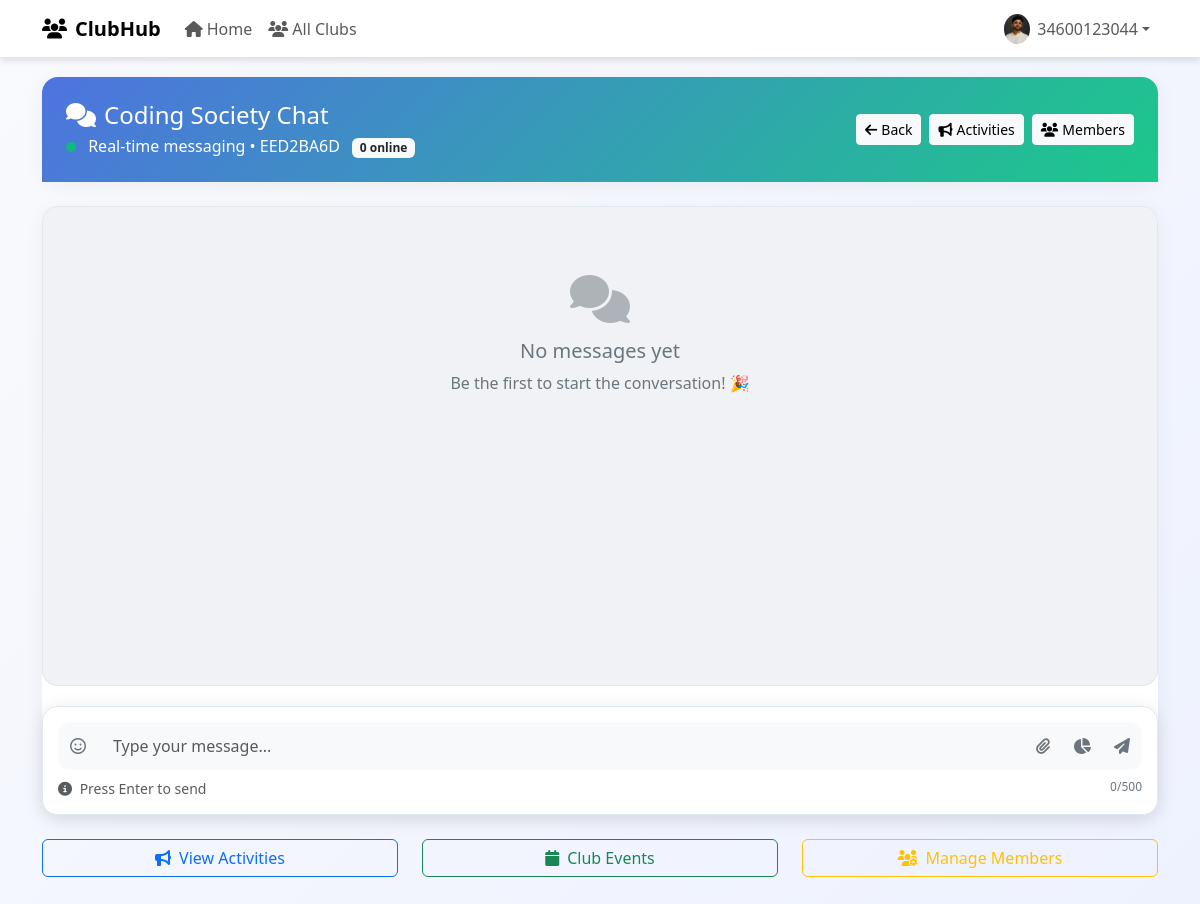
/clubs/EED2BA6D/chat/ (signed in), run on the app's committed database.
### account/models.py (models this page shows, shortened)
class User(AbstractUser):
    ROLE_CHOICES = [
        ('admin', 'Admin'),
        ('management', 'Management'),
        ('hod', 'Head of Department'),
        ('teacher', 'Teacher'),
        ('student', 'Student'),
    ]
    role = models.CharField(max_length=20, choices=ROLE_CHOICES)
    department = models.ForeignKey(Department, on_delete=models.SET_NULL, null=True, blank=True)
    semester = models.ForeignKey(Semester, on_delete=models.SET_NULL, null=True, blank=True)
    accessible_batches = models.ManyToManyField(Semester, blank=True, related_name="teachers")

### student/models.py (models this page shows, shortened)
class Student(models.Model):
    user = models.OneToOneField(
        settings.AUTH_USER_MODEL,
        on_delete=models.CASCADE,
        related_name="student_profile"
    )
    profile_image = models.ImageField(
        upload_to="student_profiles/",
        default='student_profiles/default_image.jpg',
    )
    phone_number = models.CharField(max_length=15, blank=True, null=True)
    session = models.CharField(max_length=20, blank=True, null=True)
    aap_id = models.CharField(max_length=50, blank=True, null=True)
    registration_number = models.CharField(max_length=50, blank=True, null=True)
    roll_no = models.CharField(max_length=20, blank=True, null=True)
    address = models.TextField(blank=True, null=True)

### club/models.py (models this page shows, shortened)
class Club(models.Model):
    name = models.CharField(max_length=255)
    unique_id = models.CharField(max_length=12, unique=True, editable=False)  # invite code
    description = models.TextField(blank=True, null=True)
    created_by = models.ForeignKey(User, on_delete=models.CASCADE, related_name="clubs_created")
    created_at = models.DateTimeField(auto_now_add=True)

### club/views.py (the view)
# urls.py: path("<str:unique_id>/chat/", views.club_chat, name="club_chat"),
@login_required
def club_chat(request, unique_id):
    club = get_object_or_404(Club, unique_id=unique_id)
    membership = ClubMember.objects.filter(
        club=club, user=request.user, status="active"
    ).first()
    if not membership:
        messages.error(request, "🚫 You must be a member to access the chat.")
        return redirect("club:club_detail", unique_id=unique_id)
    return render(request, "club/chat.html", {
        "club": club,
        "membership": membership,
        "firebase_chat_enabled": True,
    })

### account/context_processors.py (called while the page is built)
def profile_context(request):
    if request.user.is_authenticated and hasattr(request.user, "teacherprofile"):
        return {"profile": request.user.teacherprofile}
    return {}

### shop/context_processors.py (called while the page is built)
def shop_counts(request):
    if not request.user.is_authenticated:
        return {}
    cart_count = CartItem.objects.filter(user=request.user).count()
    seller_pending_count = Order.objects.filter(
        product__seller=request.user,
        status='REQUESTED'
    ).count()
    total_count = cart_count + seller_pending_count
    return {
        'cart_count': cart_count,
        'seller_pending_count': seller_pending_count,
        'shop_total_count': total_count,
    }

### templates/club/chat.html (shortened to what this page needs)
<!DOCTYPE html>
<html lang="en">
<head>
  <link href="https://cdnjs.cloudflare.com/ajax/libs/bootstrap/5.3.0/css/bootstrap.min.css" rel="stylesheet">
  <link href="https://cdnjs.cloudflare.com/ajax/libs/font-awesome/6.4.0/css/all.min.css" rel="stylesheet">
</head>
<body>
  <nav class="navbar navbar-expand-lg navbar-light">
    <div class="container">
      <a class="navbar-brand fw-bold" href="{% url 'club:club_list' %}">
        <i class="fas fa-users me-2"></i>ClubHub
      </a>
      <div class="collapse navbar-collapse" id="navbarNav">
        <ul class="navbar-nav me-auto">
          <li class="nav-item">
            <a class="nav-link" href="{% url 'student_dashboard' %}">
              <i class="fas fa-home me-1"></i>Home
            </a>
          </li>
          <li class="nav-item">
            <a class="nav-link" href="{% url 'club:club_list' %}">
              <i class="fas fa-users me-1"></i>All Clubs
            </a>
          </li>
        </ul>
        <ul class="navbar-nav">
          {% if user.is_authenticated %}
            <li class="nav-item dropdown">
              <a class="nav-link dropdown-toggle d-flex align-items-center" href="#" id="userDropdown" role="button" data-bs-toggle="dropdown">
                <div class="member-avatar me-2">
                  {% if user.student_profile.profile_image %}
                    <img src="{{ user.student_profile.profile_image.url }}"
                         alt="{{ user.get_full_name|default:user.username }}"
                         style="width: 30px; height: 30px; object-fit: cover; border-radius: 50%;">
                  {% else %}
                    {{ user.first_name|slice:":1"|upper }}{{ user.last_name|slice:":1"|upper }}
                  {% endif %}
                </div>
                {{ user.username }}
              </a>
            </li>
          {% endif %}
        </ul>
      </div>
    </div>
  </nav>
  <div class="container main-content">
    <div class="row">
      <div class="col-12">
        <div class="card mb-4">
          <div class="chat-header">
            <div class="d-flex flex-wrap justify-content-between align-items-center">
              <div class="mb-2 mb-md-0">
                <h4 class="mb-1">
                  <i class="fas fa-comments me-2"></i>{{ club.name }} Chat
                </h4>
                <p class="mb-0">
                  <span class="online-indicator me-2"></span>
                  Real-time messaging • {{ club.unique_id }}
                  <span id="online-count" class="badge bg-light text-dark ms-2">0 online</span>
                </p>
              </div>
              <div class="d-flex flex-wrap gap-2">
                <a href="{% url 'club:club_detail' club.unique_id %}" class="btn btn-light btn-sm">
                  <i class="fas fa-arrow-left me-1"></i>Back
                </a>
                <a href="{% url 'club:club_activities' club.unique_id %}" class="btn btn-light btn-sm">
                  <i class="fas fa-bullhorn me-1"></i>Activities
                </a>
                <button class="btn btn-light btn-sm" data-bs-toggle="modal" data-bs-target="#membersModal">
                  <i class="fas fa-users me-1"></i>Members
                </button>
              </div>
            </div>
          </div>
        </div>
        <div class="card">
          <div class="card-body p-0">
            <div id="chat-messages" class="chat-container">
              <div id="empty-chat" class="empty-chat">
                <i class="fas fa-comments"></i>
                <h5>No messages yet</h5>
                <p>Be the first to start the conversation! 🎉</p>
              </div>
            </div>
            <div class="chat-input-container">
              <form id="chat-form" method="post" enctype="multipart/form-data">
                <div class="input-group">
                  <button type="button" class="btn" id="emoji-button" title="Add emoji">
                    <i class="far fa-smile"></i>
                  </button>
                  <input
                    type="text"
                    id="message-input"
                    class="form-control"
                    placeholder="Type your message..."
                    autocomplete="off"
                    maxlength="500"
                  >
                  <button type="button" class="btn" id="attach-button" title="Attach file">
                    <i class="fas fa-paperclip"></i>
                  </button>
                  <button type="button" class="btn" id="poll-button" data-bs-toggle="modal" data-bs-target="#pollModal" title="Create poll">
                    <i class="fas fa-chart-pie"></i>
                  </button>
                  <button type="submit" class="btn btn-primary" id="send-button">
                    <i class="fas fa-paper-plane"></i>
                  </button>
                </div>
                <div class="d-flex justify-content-between mt-2">
                  <small class="text-muted">
                    <i class="fas fa-info-circle me-1"></i>
                    Press Enter to send
                  </small>
                  <small class="char-counter" id="char-count">0/500</small>
                </div>
              </form>
            </div>
          </div>
        </div>
        <div class="row mt-4">
          <div class="col-md-4 mb-2">
            <a href="{% url 'club:club_activities' club.unique_id %}" class="btn btn-outline-primary w-100">
              <i class="fas fa-bullhorn me-2"></i>View Activities
            </a>
          </div>
          <div class="col-md-4 mb-2">
            <a href="{% url 'club:club_events' club.unique_id %}" class="btn btn-outline-success w-100">
              <i class="fas fa-calendar me-2"></i>Club Events
            </a>
          </div>
          <div class="col-md-4 mb-2">
            {% if membership.role in "owner,admin" %}
            <a href="{% url 'club:manage_members' club.unique_id %}" class="btn btn-outline-warning w-100">
              <i class="fas fa-users-cog me-2"></i>Manage Members
            </a>
            {% else %}
            <button class="btn btn-outline-secondary w-100" onclick="shareClub()">
              <i class="fas fa-share me-2"></i>Share Club
            </button>
            {% endif %}
          </div>
        </div>
      </div>
    </div>
  </div>
</body>
</html>

### templates/club/chat.html (style rules this page uses)
:root { --brand-gradient: linear-gradient(45deg, #6366f1, #8b5cf6); --primary-color: #6366f1; --secondary-color: #8b5cf6; --success-color: #10b981; --warning-color: #f59e0b; --danger-color: #ef4444; --dark-color: #1f2937; --light-color: #f8fafc; --chat-bg: #f0f2f5; }
body { min-height: 100vh; font-family: 'Segoe UI', Tahoma, Geneva, Verdana, sans-serif; background: linear-gradient(135deg, #f9fafc 0%, #eef2ff 100%); background-attachment: fixed; }
.navbar { background: rgba(255, 255, 255, 0.95); backdrop-filter: blur(10px); box-shadow: 0 4px 6px rgba(0,0,0,0.1); }
.main-content { margin-top: 20px; margin-bottom: 40px; }
.chat-container { height: 60vh; overflow-y: auto; background: var(--chat-bg); border-radius: 15px; padding: 20px; margin-bottom: 20px; border: 1px solid #e2e8f0; scroll-behavior: smooth; }
.member-avatar { width: 25px; height: 25px; border-radius: 50%; background: linear-gradient(45deg, var(--primary-color), var(--secondary-color)); color: white; display: inline-flex; align-items: center; justify-content: center; font-size: 11px; font-weight: bold; }
.chat-input-container { background: white; border-radius: 15px; padding: 15px; box-shadow: 0 4px 20px rgba(0, 0, 0, 0.1); border: 1px solid #e2e8f0; position: relative; }
.input-group { border-radius: 12px; overflow: hidden; }
.input-group .form-control { border: none; box-shadow: none; padding: 12px 16px; background: #f8f9fa; }
.input-group .btn { border: none; background: #f8f9fa; color: #6c757d; transition: all 0.2s; }
.online-indicator { width: 10px; height: 10px; background: #10b981; border-radius: 50%; display: inline-block; animation: pulse 2s infinite; }
.chat-header { background: linear-gradient(135deg, #4e73df, #1cc88a); color: white; padding: 1.5rem; border-radius: 1rem 1rem 0 0; }
.card { border: none; border-radius: 1rem; box-shadow: 0 4px 20px rgba(0,0,0,0.05); transition: transform 0.2s ease, box-shadow 0.2s ease; }
.empty-chat { text-align: center; padding: 3rem 1rem; color: #6c757d; }
.empty-chat i { font-size: 3rem; margin-bottom: 1rem; opacity: 0.5; }
.char-counter { font-size: 0.75rem; color: #6c757d; }

### data on the page
User: student_profile.profile_image (picture), username "34600123044"
Club: name "Coding Society", unique_id "EED2BA6D"
